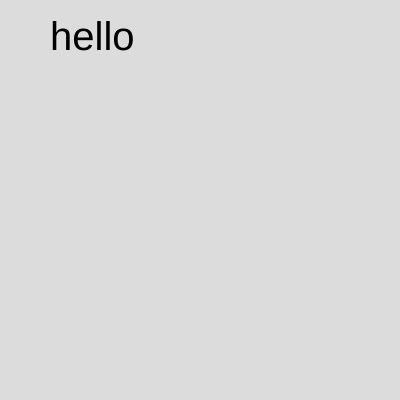
Frame 1 (no input)
Frame 60 (no input): identical to frame 1, image omitted
Frame 120 (the mouse pressed at the canvas centre since frame 60): identical to frame 1, image omitted

The p5.js sketch that drew this single still picture (run headless with seeded random() and noise() and a simulated clock; from frame 60 on, the mouse is pressed at the canvas centre):

// p5.js sketch
// ── sketch.js
function setup() {
  createCanvas(400, 400);
}

function draw() {
  background(220);
  textSize(40)
  text("hello", 50, 50)
}
